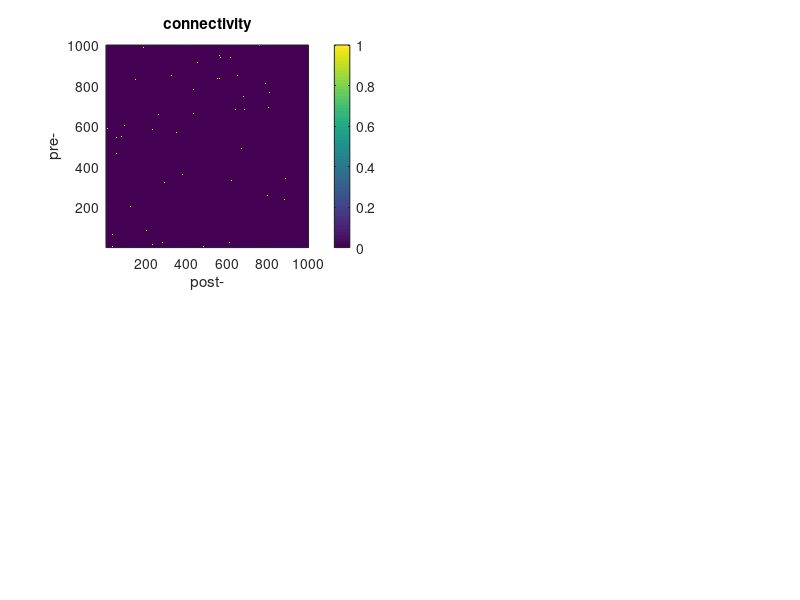

Write MATLAB code to recreate this figure. (Note: this script raises an error after producing the figure.)
% simulation.m
% simulation of networks
% Written by Harang Ju. January 29, 2018.

%% Parameters
N = 1e3; % number of nodes
frac_conn = 1e-3; % fraction connectivity
step_size = 1; % time, unitless
t_final = 1e3;
activity = 1e-3;
fire_threshold = 1;

%% Initialize
X = zeros(N,1); % system state, [N X 1]
A = rand(N) < frac_conn; % system connectivity, [pre X post]
A = A & ~diag(ones(N,1)); % prevent recursive connectivity
B = ones(N,1); % system input connectivity, [N X 1]
u = zeros(N,1); % system input, [N X 1]

%% Simulation
X_t = zeros(N,t_final/step_size);
u_t = zeros(size(X_t));
for t = 1 : t_final/step_size
    u = rand(N,1) < activity;
    u_t(:,t) = u;
    X = A' * X + B .* u;
    X_t(:,t) = X;
end

clear t

%% Plot
clf

subplot(2,2,1);
imagesc(A); title('connectivity')
set(gca,'YDir','normal')
xlabel('post-'); ylabel('pre-')
colorbar; axis square; prettify

x = (1:t_final/step_size) * step_size;
subplot(2,2,2); hold on
for i = 1 : N
    on = u_t(i,:) > 0;
    if max(on) == 0
        plot(0); continue
    end
    plot(x(on), i*on(on), '.', 'MarkerSize', 1)
end
title('inputs')
axis([0 t_final 0 N+0.5]); axis square
xlabel('trial'); ylabel('neuron');
hold off; prettify

if N <= 100
    subplot(2,2,3)
    plot_network(A)
end

subplot(2,2,4); hold on
for i = 1 : N
    on = X_t(i,:) >= fire_threshold;
    if max(on) == 0
        plot(0); continue
    end
    on_u = u_t(i,:) > 0;
    plot(x(on), i*on(on), '.', 'MarkerSize', 1)
end
title('activity raster')
axis([0 t_final 0 N+0.5]); axis square
xlabel('trial'); ylabel('neuron');
hold off; prettify

clear x i on
